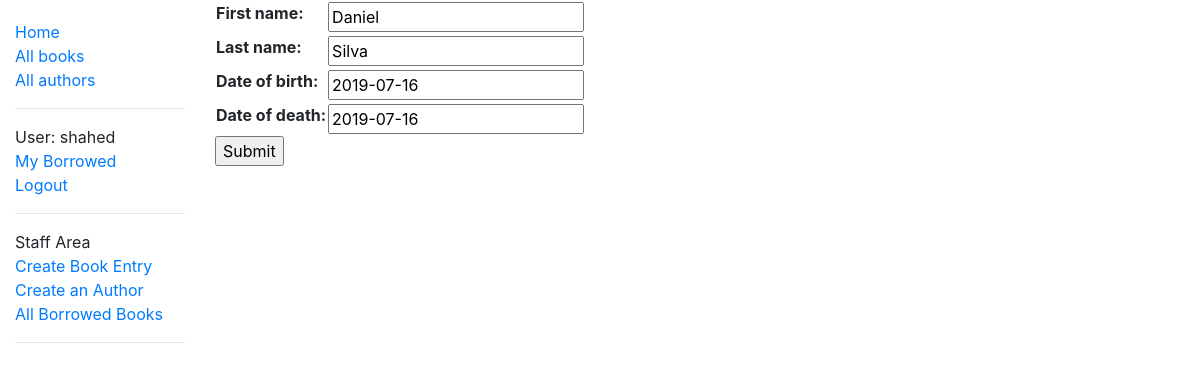
/catalog/author/5/update/ (signed in), run on an earlier commit of the app's database.
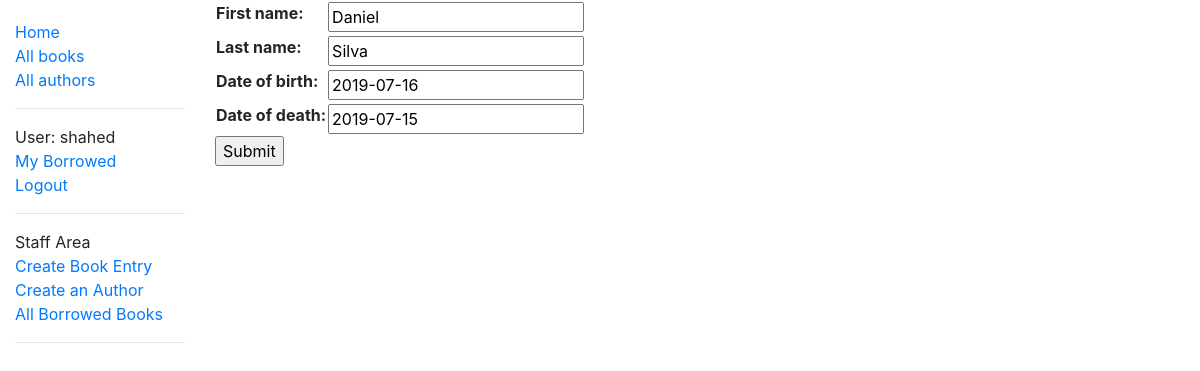
And on a later commit of the database.
### catalog/models.py (models this page shows, shortened)
class Author(models.Model):
    first_name = models.CharField(max_length=100)
    last_name = models.CharField(max_length=100)
    date_of_birth = models.DateField(null=True, blank=True)
    date_of_death = models.DateField(null=True, blank=True)
    class Meta:
        ordering = ['last_name']

### catalog/views.py (the view)
# urls.py: path('author/<int:pk>/update/', views.AuthorUpdate.as_view(), name='author_update'),
class AuthorUpdate(PermissionRequiredMixin, UpdateView):
    permission_required = 'catalog.can_mark_returned'
    model = Author
    template_name = 'author_form.html'
    fields = ['first_name', 'last_name', 'date_of_birth', 'date_of_death']

### catalog/templates/author_form.html (shortened to what this page needs)
{% extends "base_generic.html" %}
{% block content %}
  <form action="" method="post">
    <table>
    {{ form.as_table }}
    </table>
    <input type="submit" value="Submit">
  </form>
{% endblock %}

What changed in the data, as far as the page shows it:
changed Author "Daniel": date_of_death "2019-07-16" → "2019-07-15"
